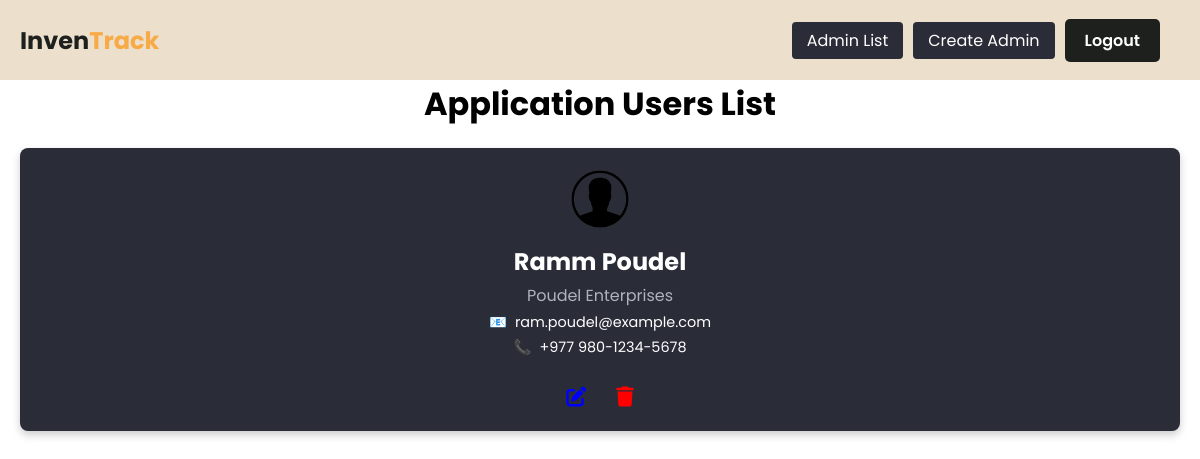
The page /pages/admin/dashboard.php (signed in) on the database its author committed.
### tables this page shows
CREATE TABLE `users` (
  `username` varchar(50) NOT NULL,
  `first_name` varchar(50) NOT NULL,
  `last_name` varchar(50) NOT NULL,
  `address` varchar(255) DEFAULT NULL,
  `state` varchar(50) DEFAULT NULL,
  `postal_code` varchar(20) DEFAULT NULL,
  `phone_number` varchar(20) DEFAULT NULL,
  `company_size` varchar(10) DEFAULT NULL,
  `company_name` varchar(100) DEFAULT NULL,
  `email` varchar(100) NOT NULL,
  `password_hash` varchar(255) NOT NULL,
  `profile_photo` varchar(255) DEFAULT NULL
);

### pages/admin/dashboard.php (the view, shortened to what this page needs)
<?php
require "../../config.php";
$query = "SELECT * FROM users";
$result = mysqli_query($conn, $query);
?>
<!DOCTYPE html>
<html lang="en">
<head>
    <link rel="stylesheet" href="../../assets/css/admin-dashboard.css" />
    <link rel="stylesheet" href="https://cdnjs.cloudflare.com/ajax/libs/font-awesome/6.0.0-beta3/css/all.min.css" />
    <link rel="stylesheet" href="https://cdnjs.cloudflare.com/ajax/libs/font-awesome/6.4.2/css/all.min.css" />
</head>
<body>
    <nav>
        <ul class="navbar">
            <li>
                <h1>Inven<span style="color: rgb(247, 170, 70)">Track</span></h1>
            </li>
            <ul class="nav-links">
                <li><a class="create-admin" href="admin_list.php">Admin List</a></li>
                <li><a class="create-admin" href="create_admin.php">Create Admin</a></li>
                <li><a class="logout-btn" href="logout.php">Logout</a></li>
            </ul>
        </ul>
    </nav>
    <div class="container">
        <h1 style="color: black; text-align:center;">Application Users List</h1>
        <div class="user-table">
            <?php
            if (mysqli_num_rows($result) > 0) {
                while ($row = mysqli_fetch_assoc($result)) {
                    echo '
                    <div class="profile-card">
                        <img src="../../assets/img/profile.png" alt="" class="image-placeholder">
                        <div class="details">
                            <h2>' . $row['first_name'] . ' ' . $row['last_name'] . '</h2>
                            <p class="designation">' . $row['company_name'] . '</p>
                            <p class="contact"><span>📧</span>' . $row['email'] . '</p>
                            <p class="contact"><span>📞</span>+977 ' . $row['phone_number'] . '</p>
                        </div>
                        <form action="action.php" method="post" class="actions">
                            <input type="hidden" name="username" value="' . $row['username'] . '">
                            <input type="hidden" name="firstName" value="' . $row['first_name'] . '">
                            <input type="hidden" name="lastName" value="' . $row['last_name'] . '">
                            <input type="hidden" name="address" value="' . $row['address'] . '">
                            <input type="hidden" name="state" value="' . $row['state'] . '">
                            <input type="hidden" name="postal" value="' . $row['postal_code'] . '">
                            <input type="hidden" name="phone" value="' . $row['phone_number'] . '">
                            <input type="hidden" name="company" value="' . $row['company_name'] . '">
                            <input type="hidden" name="email" value="' . $row['email'] . '">
                            <button name="edit"><i style="color: blue; font-size:20px;" class="fa-solid fa-edit"></i></button>
                            <button name="delete"><i style="color: red; font-size:20px;" class="fa-solid fa-trash"></i></button>
                        </form>
                    </div>';
                }
            }
            ?>
        </div>
    </div>
</body>
</html>

### assets/css/admin-dashboard.css (style rules this page uses)
* { font-family: Poppins; margin: 0; padding: 0; box-sizing: border-box; }
.navbar { list-style: none; display: flex; justify-content: space-between; align-items: center; padding: 10px 20px; background-color: #ECDFCC; height: 80px; z-index: 1; }
li { color: #1E201E; }
nav { z-index: 1; width: 100%; }
.logout-btn { background-color: #1E201E; color: #fff; border: none; padding: 10px 20px; border-radius: 5px; cursor: pointer; margin-right: 20px; font-weight: 600; text-transform: capitalize; text-decoration: none; transition: all 0.3s ease; }
.user-table { width: 100%; margin-top: 20px; display: flex; justify-content: center; align-items: center; }
.user-table h2 { color: #1E201E; margin-bottom: 10px; }

### pages/admin/dashboard.php (style rules this page uses)
.profile-card { background-color: #2a2d38; border-radius: 8px; padding: 16px; box-shadow: 0 4px 8px rgba(0, 0, 0, 0.2); transition: transform 0.3s ease; display: flex; flex-direction: column; gap: 10px; }
.user-table { display: grid; grid-template-columns: repeat(auto-fit, minmax(300px, 1fr)); gap: 20px; padding: 20px; width: 100%; margin: 0 auto; }
.image-placeholder { width: 70px; height: 70px; border-radius: 4px; margin: 0 auto; }
.details { text-align: center; }
.details h2 { margin: 0; font-size: 1.5rem; color: white; }
.details .designation { font-size: 1rem; color: #b0b3bd; margin: 4px 0; }
.details .contact { display: flex; align-items: center; justify-content: center; font-size: 0.9rem; margin: 4px 0; color: #fff; gap: 8px; }
.actions { display: flex; justify-content: center; gap: 20px; margin-top: 10px; }
.actions button { background: none; border: none; cursor: pointer; padding: 5px; }
.nav-links { display: flex; flex-wrap: wrap; gap: 10px; list-style: none; padding: 0; margin: 0; justify-content: center; }
.create-admin { text-decoration: none; color: white; font-size: 1rem; background-color: #2a2d38; padding: 7px 15px; border-radius: 4px; transition: 0.3s ease-in; }

### rows shown on the page
users: first_name "Ramm", last_name "Poudel", company_name "Poudel Enterprises", email "ram.poudel@example.com", phone_number "980-1234-5678"
